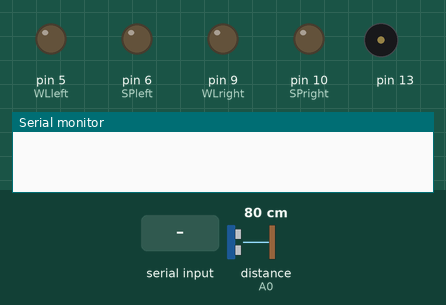
Simulated run of this sketch. Board: Arduino Uno, built with avr-gcc and run on an emulated ATmega328P. Parts: output pins drawn as LEDs (lit = HIGH), buzzer (waves = sounding), the last lines printed to the serial monitor. Wiring (inferred from the names in the program): ultrasonic range finder: trigger pin 8; echo A0. The inputs (shaded band) are chosen by the test bench; at power-on: distance to the obstacle (sensor on A0) 80 cm. The echo pulse lasts 58.3 µs per cm; pins used as bus, display or sensor lines are not drawn.

Above: at 1.2 s.
1.3 s: "F" received over the second serial link
At 2.3 s:
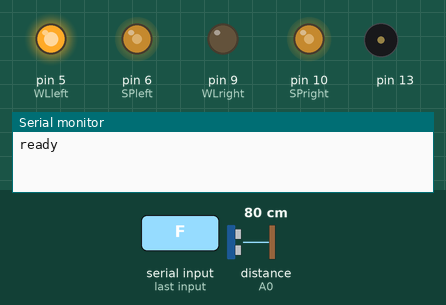
2.8 s: "B" received over the second serial link
At 3.3 s:
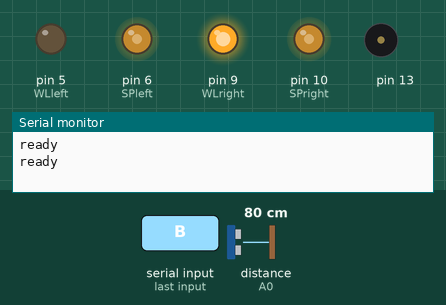
4.3 s: distance to the obstacle (sensor on A0) set to 24 cm
5.8 s: distance to the obstacle (sensor on A0) set to 20 cm
At 6.9 s:
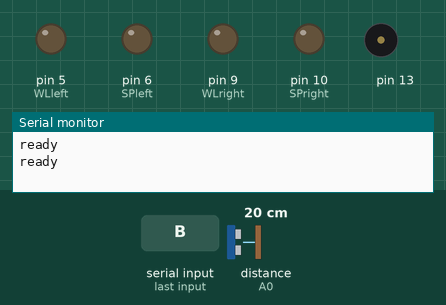
7.3 s: "R" received over the second serial link
8.8 s: "L" received over the second serial link
Timing chart, 0 to 11.3 s (numbered marks = the images above; inputs shaded):
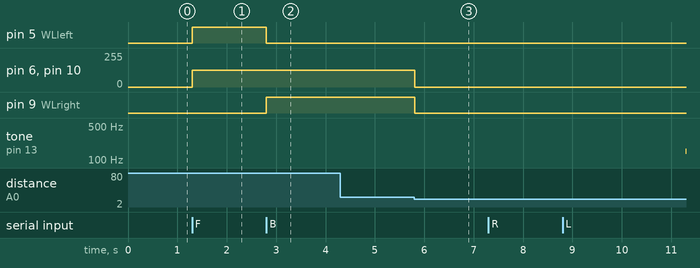

Measured:
- the behaviour switches between 22 and 21 cm on distance to the obstacle (sensor on A0) (found by bisection; images 2 and 3)
- after the input at 1.3 s, pin 5 (WLleft): LOW → HIGH at once; pin 6 (SPleft), pin 10 (SPright): 0/255 → 127/255 at once
- after the input at 2.8 s, pin 5 (WLleft): HIGH → LOW at once; pin 9 (WLright): LOW → HIGH at once
- after the input at 4.3 s, every drawn part: stays the same
- after the input at 5.8 s, pin 6 (SPleft), pin 10 (SPright): 127/255 → 0/255 at once; pin 9 (WLright): HIGH → LOW at once

The sketch:

miniProject.ino
```cpp
#include <SoftwareSerial.h>

#define blueTX 12
#define blueRX 11

char ser = 0;
char ble = 0;

int SPright = 10;
int WLright = 9;
int SPleft = 6;
int WLleft = 5;
int val = 127;

const int tpin = 8;
const int epin = A0;

SoftwareSerial HC06(blueTX, blueRX);

void setup() {
  // put your setup code here, to run once:
  Serial.begin(9600);
  HC06.begin(9600);

  pinMode(SPright, OUTPUT);
  pinMode(WLright, OUTPUT);
  digitalWrite(WLright, LOW);
  analogWrite(SPright, 0);

  pinMode(SPleft, OUTPUT);
  pinMode(WLleft, OUTPUT);
  digitalWrite(WLleft, LOW);
  analogWrite(SPleft, 0);

  pinMode(tpin, OUTPUT);
  pinMode(epin, INPUT);
}

void HC06proc(){
  if(Serial.available()>0){
    ser = Serial.read();
    HC06.write(ser);
  }
  if(HC06.available()>0){
    ble = HC06.read();
    Serial.write(ble);
  }
}

void loop() {
  // put your main code here, to run repeatedly:
  digitalWrite(tpin, 0);
  delayMicroseconds(2);
  digitalWrite(tpin, 1);
  delayMicroseconds(10);
  digitalWrite(tpin, 0);

  long distance = pulseIn(epin, 1) / 58.2;

  if (distance <= 20) {
    tone(13, 150, 1000);
    digitalWrite(WLright, LOW);
    analogWrite(SPright, 0);
    digitalWrite(WLleft, LOW);
    analogWrite(SPleft, 0);
    noTone(13);
  }

  if (HC06.available()>0) {
    Serial.println("ready");
    char c = HC06.read();
    if (c == 'F') { // 앞으로
      digitalWrite(WLright, LOW);
      analogWrite(SPright, val);
      digitalWrite(WLleft, HIGH);
      analogWrite(SPleft, val);
    }
    else if (c == 'B') { // 뒤로
      digitalWrite(WLright, HIGH);
      analogWrite(SPright, val);
      digitalWrite(WLleft, LOW);
      analogWrite(SPleft, val);
    }
    else if (c == 'S') {
      digitalWrite(WLright, LOW);
      analogWrite(SPright, 0);
      digitalWrite(WLleft, LOW);
      analogWrite(SPleft, 0);
    }
    else if (c == 'R') {
      digitalWrite(WLright, HIGH);
      analogWrite(SPright, 70);
      digitalWrite(WLleft, LOW);
      analogWrite(SPleft, 0);
    }
    else if (c == 'L') {
      digitalWrite(WLright, LOW);
      analogWrite(SPright, 0);
      digitalWrite(WLleft, HIGH);
      analogWrite(SPleft, 70);
    }
    else if (c == 'P') {
      tone(13, 150, 5000);
      digitalWrite(WLright, LOW);
      analogWrite(SPright, 0);
      digitalWrite(WLleft, LOW);
      analogWrite(SPleft, LOW);
      noTone(7);
    }
  }
  HC06proc();
}
```
